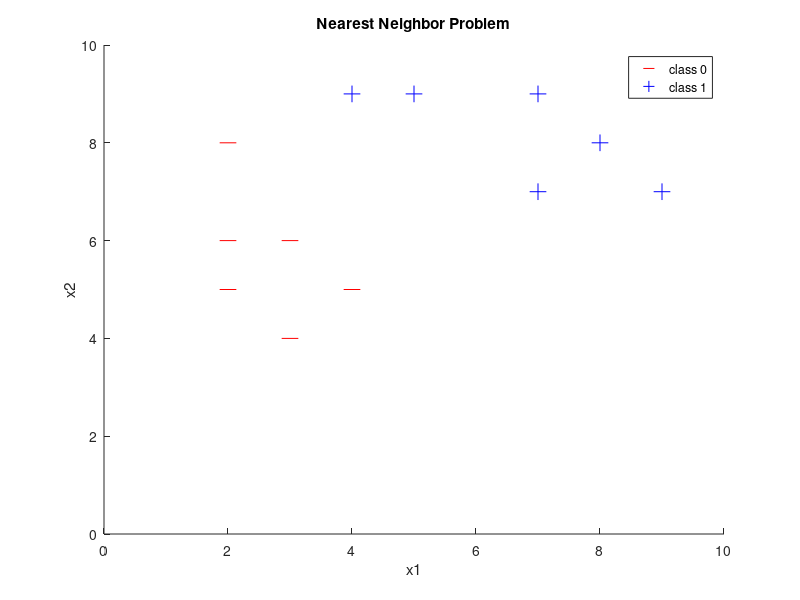

MATLAB code to generate this figure: (Note: this script raises an error after producing the figure.)
%% 1 - Nearest Neighbor Classification

clc
clear
close all

%% Task 1: Matlab Introduction (10 points)
% Prepare a MATLAB script called myIntroduction and perform the following tasks:
% a) Create the vectors a, b ∈ R 1×5 with uniformly distributed random
% numbers.

a = rand(1,5);
b = rand(1,5);

%b) Multiply the vectors a and b to get c ∈ R and A ∈ R 5×5. Transpose the 
% vectors if necessary.

c = a*b';
A = a'*b;

%c) Perform element-wise multiplication with a and b to get vector 
% e ∈ R 1×5

e = a.*b;

%d) Extract the elements at locations (1,2) and (2,3) from A

element1=A(1,2);
element2=A(2,3);

%e) Extract and concatenate the elements in the upper and lower rows from 
% A.

firstrow= A(1,:);
lastrow =A(5,:);
concatenate = cat(1,firstrow,lastrow); 
        %we don't know if you mean concatenation with 1 or 2 dimensions

%f) Set every value < 0.5 in A to 0 using logical indexing.

[Ax,Ay] = size(A);
    %Ax = number of rows
    %Ay = number of columns

Amod = zeros(Ax,Ay);

for i=1:Ax
    for j=1:Ay
        Amod(i,j) = A(i,j) * (A(i,j) >  0.5);
        %valuematrixB = valuematrixA * 1 value matrixA is >0.5 
        %or
        %valuematrixB = valuematrixA * 0 if value matrixA is not >0.5 
    end
end

Amod2 = A - (A).*(A < 0.5);
 
%g) Create a matrix B ∈ R 3×3 using magic().

B = magic(3);

%h) Solve Bx = f with f = (1, 2, 3)T

f = [1 2 3]';
x = linsolve(B,f);

%i) Compute the eigenvalues of B

eigenvalues = eig(B);

%% Task 2 Nearest Neighbor (10 Points)

% Add the following tasks to your MATLAB script myIntroduction.
% You received the following training data labeled with the classes 0 or 1:

x1 = [2 2 2 3 3 4 4 5 7 7 8 9];
x2 = [5 6 8 4 6 5 9 9 7 9 8 7];
y = [0 0 0 0 0 0 1 1 1 1 1 1];

% You want to classify new datapoints U using nearest neighbor 
% classification.
% a) Import the data into your matlab script and visualize it in a scatter 
% plot. Mark the classes in different colors, name the axes and prepare a 
% legend with 'class 0' and 'class 1'. (Hint: use doc gscatter )

ax1 = gscatter(x1, x2, y, "rb", "_+", 12, "on", "x1", "x2");
title('Nearest Neighbor Problem')
legend("class 0", "class 1")
axis([0 10 0 10])

% b) Create the function [ v, pred ] = bruteForce( X, Y, U ) and implement 
% a brute force algorithm to classify U using a for-loop. The function 
% returns the distance vector v that contains all distances between U and 
% dataset X and the nal classication pred. Use the function to classify 
% the datapoints U1 = (4; 7) and U2 = (7; 5).

X = cat(1, x1, x2);
Y = y;
U1 = [4 7];
U2 = [7 5];
bruteForce(X, Y, U1)
bruteForce(X, Y, U2)

% c) Use the MATLAB function knnsearch() to perform a nearest neighbor 
% classification of the datapoints U1 and U2 using a kd-tree.

tic
class = knnsearch([x1' x2'], [U1; U2]);
class_U1 = Y(class(1));
class_U2 = Y(class(2));
toc

% d) What is the benefit of the kd-tree based approach in contrast to a 
% brute-Force approach in Nearest Neighbor classification? 
% (Hint: You can answer this question in a comment in your MATLAB script.)

% The Brute force method requires you to input one new data point at a
% time, where the KD-tre aproach classifies an entire dataset at once.

%% Function Section

function [ v, pred ] = bruteForce( X, Y, U )
tic
x1 = X(1,:); % Extracting first row of X
x2 = X(2,:); % Extracting second row of X
len = length(x1);
for i = 1:len
    v(i) = sqrt(abs((U(1) - x1(i))^2 + (U(2) - x2(i))^2));
% % v = distance vector contains distances from U to all X points
% % pred = is U X or Y type
end
[~, pos] = min(v);
pred = Y(pos);
toc
end

